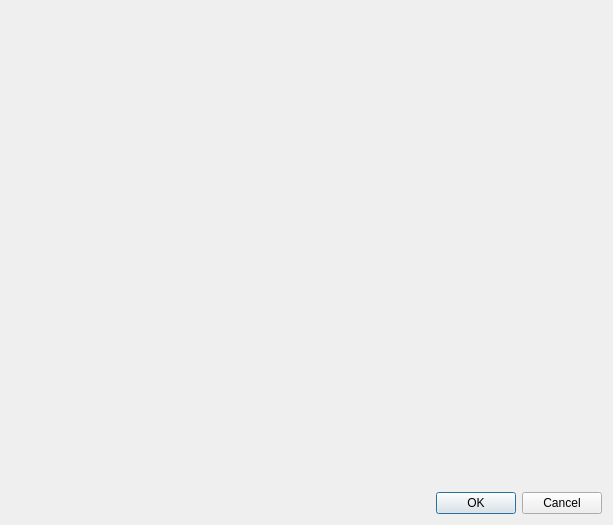
<?xml version="1.0" encoding="UTF-8"?>
<ui version="4.0">
 <class>Entry</class>
 <widget class="QDialog" name="Entry">
  <property name="geometry">
   <rect>
    <x>0</x>
    <y>0</y>
    <width>613</width>
    <height>525</height>
   </rect>
  </property>
  <property name="windowTitle">
   <string>Dialog</string>
  </property>
  <layout class="QGridLayout" name="gridLayout">
   <item row="0" column="1">
    <layout class="QVBoxLayout" name="container_r" stretch="3,2">
     <item>
      <widget class="ImageLabel" name="imageLabel">
       <property name="sizePolicy">
        <sizepolicy hsizetype="Preferred" vsizetype="Preferred">
         <horstretch>0</horstretch>
         <verstretch>0</verstretch>
        </sizepolicy>
       </property>
       <property name="text">
        <string/>
       </property>
       <property name="alignment">
        <set>Qt::AlignCenter</set>
       </property>
      </widget>
     </item>
     <item>
      <layout class="QGridLayout" name="data_r">
       <property name="bottomMargin">
        <number>0</number>
       </property>
      </layout>
     </item>
    </layout>
   </item>
   <item row="1" column="1">
    <widget class="QDialogButtonBox" name="choiceButtons">
     <property name="standardButtons">
      <set>QDialogButtonBox::Cancel|QDialogButtonBox::Ok</set>
     </property>
     <property name="centerButtons">
      <bool>false</bool>
     </property>
    </widget>
   </item>
   <item row="1" column="0">
    <spacer name="horizontalSpacer">
     <property name="orientation">
      <enum>Qt::Horizontal</enum>
     </property>
     <property name="sizeHint" stdset="0">
      <size>
       <width>40</width>
       <height>20</height>
      </size>
     </property>
    </spacer>
   </item>
   <item row="0" column="0">
    <layout class="QGridLayout" name="data_l"/>
   </item>
  </layout>
 </widget>
 <customwidgets>
  <customwidget>
   <class>ImageLabel</class>
   <extends>QLabel</extends>
   <header>ui.entry_dialog</header>
  </customwidget>
 </customwidgets>
 <resources/>
 <connections/>
</ui>
